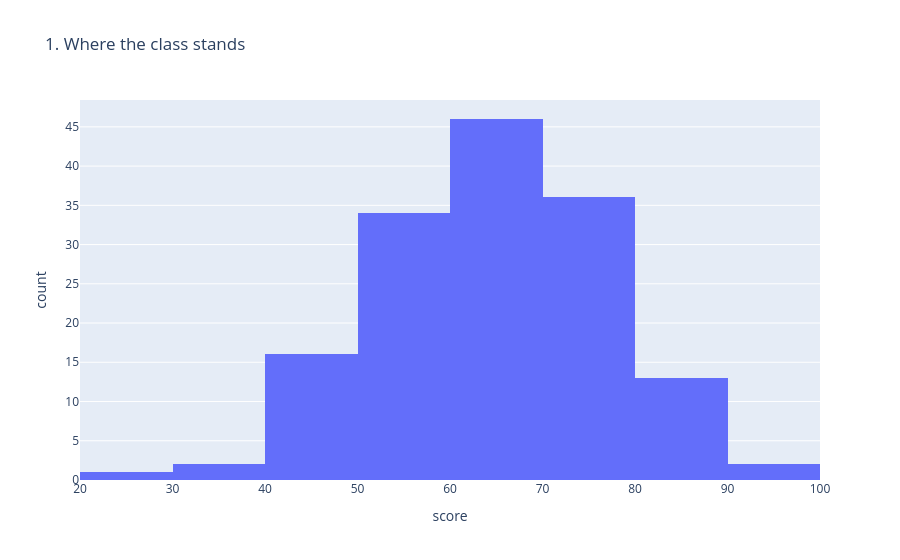

The notebook cell this image was saved under:
### Markdown cell above
**(a) histogram of scores**

*Chart 1 — Where the class stands*

### Code cell
fig1 = px.histogram(
    df,
    x="score",
    nbins=12,
    title="1. Where the class stands"
)

fig1.show()

### Figure 1 — Plotly figure (JSON) as saved in the notebook; plotly's stock layout.template omitted (floating-point values rounded to 4 significant figures; data arrays with more than 128 entries replaced by an {"elided": "..."} marker saying what was removed)
{"data": [{"bingroup": "x", "hovertemplate": "score=%{x}<br>count=%{y}<extra></extra>", "legendgroup": "", "marker": {"color": "#636efa", "pattern": {"shape": ""}}, "name": "", "nbinsx": 12, "orientation": "v", "showlegend": false, "type": "histogram", "x": {"elided": "150 float values"}, "xaxis": "x", "yaxis": "y"}], "layout": {"barmode": "relative", "legend": {"tracegroupgap": 0}, "title": {"text": "1. Where the class stands"}, "xaxis": {"anchor": "y", "domain": [0, 1], "title": {"text": "score"}}, "yaxis": {"anchor": "x", "domain": [0, 1], "title": {"text": "count"}}}}
